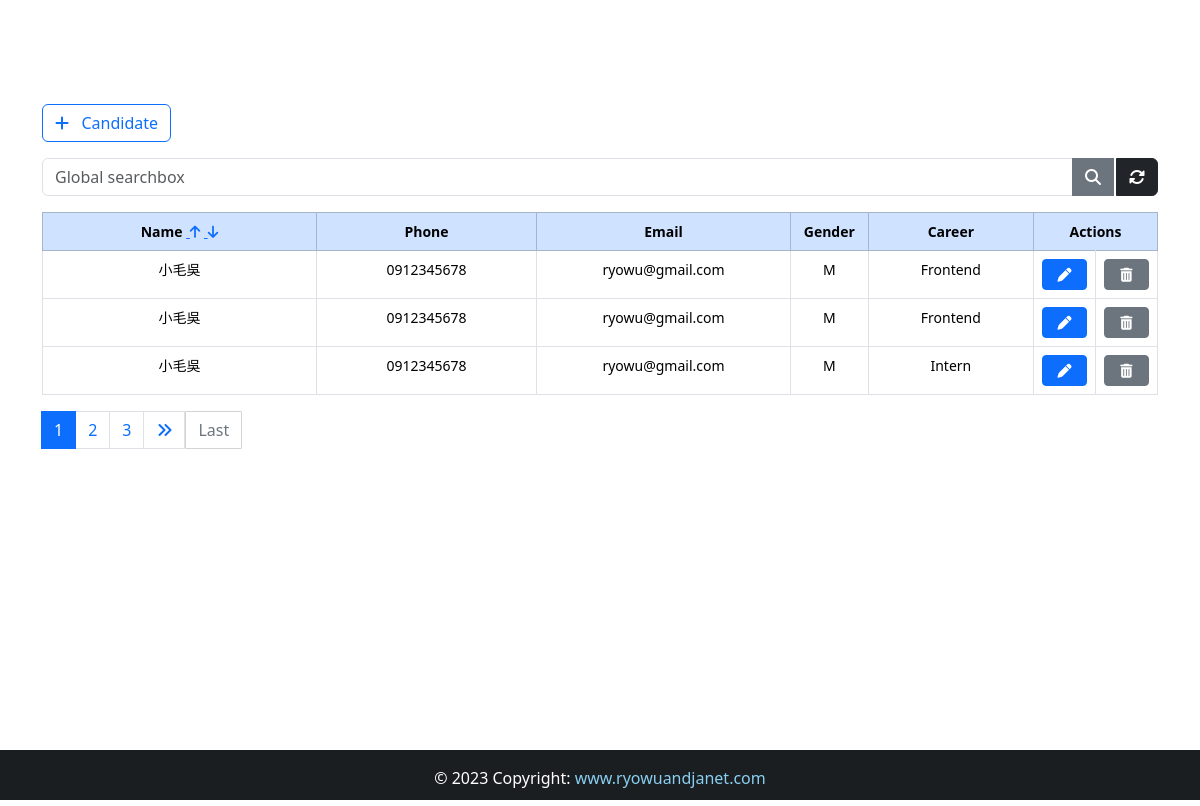
The app's page /?q=&sort_by=name_desc with its own data.
### App/models.py (models this page shows, shortened)
class Candidate(models.Model):
    name = models.CharField(max_length=100)
    phone = models.CharField(max_length=25)
    email = models.CharField(max_length=100)
    gender = models.CharField(max_length=1,null=True, choices=GENDER)
    career = models.CharField(max_length=50,null=True, choices=CAREER)

### App/views.py (the view)
# urls.py: path("", views.Read.as_view(), name="read"),
class Read(ListView):
    model = Candidate
    queryset = Candidate.objects.all()
    paginate_by = 3
    def get_queryset(self):
        q = self.request.GET.get('q')
        sort_by = self.request.GET.get('sort_by')  # Get the sort parameter from the URL
        if q:
            object_list = self.model.objects.filter(
                Q(name__icontains=q) | Q(phone__icontains=q) | Q(email__icontains=q) |
                Q(gender__icontains=q) | Q(career__icontains=q)
            )
        else:
            object_list = self.model.objects.all()
        if sort_by == 'name_asc':
            object_list = object_list.order_by('name')
        elif sort_by == 'name_desc':
            object_list = object_list.order_by('-name')
        return object_list

### App/templates/App/candidate_list.html (shortened to what this page needs)
{% extends 'App/base.html' %}
{% block content %}
    <div class="container">
        <a href="{% url 'create' %}" class="btn btn-outline-primary mb-3 mt-5">
            <i class="fas fa-plus"></i>&nbsp;&nbsp; Candidate
        </a>
        <form>
            <div class="input-group mb-3">
                <input type="text" name="q" class="form-control input-sm" placeholder="Global searchbox" value="{{ request.GET.q }}">
                <button class="btn btn-secondary" title="Search"><i class="fas fa-search"></i></button>
                <a href="{% url 'read' %}" class="btn btn-dark" style="margin-left: 2px;" title="Refresh"> <i class="fas fa-sync-alt"></i></a>
            </div>
        </form>
        <table class="table table-bordered" style="text-align: center; font-size: 14px;">
            <thead class="table-primary">
                <tr>
                    <th id="th1" style="width: 25%;">Name
                        <a href="?q={{ request.GET.q }}&sort_by=name_asc">&nbsp;<i class="fa-solid fa-arrow-up"></i></a>
                        <a href="?q={{ request.GET.q }}&sort_by=name_desc">&nbsp;<i class="fa-solid fa-arrow-down"></i></a>
                    </th>
                    <th style="width: 20%;">Phone</th>
                    <th style="width: 23%;">Email</th>
                    <th style="width: 7%;">Gender</th>
                    <th style="width: 15%;">Career</th>
                    <th colspan="2" style="width: 10%;">Actions</th>
                </tr>
            </thead>
            {% for candidate in object_list %}
            <tr>
                <td>{{ candidate.name }}</td>
                <td>{{ candidate.phone }}</td>
                <td>{{ candidate.email }}</td>
                <td>{{ candidate.gender }}</td>
                <td>{{ candidate.career }}</td>
                <td>
                    <a href="{% url 'update' pk=candidate.id %}" class="btn btn-primary btn-sm" style="width: 45px;">
                        <i class="fas fa-pen"></i>
                    </a>
                </td>
                <td>
                    <a href="{% url 'delete' pk=candidate.id %}" class="btn btn-secondary btn-sm" style="width: 45px;">
                        <i class="fas fa-trash-alt"></i>
                    </a>
                </td>
            </tr>
            {% endfor %}
        </table>
        <nav>
            {% if page_obj.has_other_pages %}
            <ul class="pagination">
                {% for i in page_obj.paginator.page_range %}
                {% if page_obj.number == i %}
                <li class="page-item active">
                    <span class="page-link">
                        {{ i }}
                    </span>
                </li>
                {% else %}
                <li class="page-item">
                    <a href="?page={{ i }}" class="page-link">{{ i }}</a>
                </li>
                {% endif %}
                {% endfor %}
                {% if page_obj.has_next %}
                <li class="page-item">
                    <a href="?page={{ page_obj.next_page_number }}" class="page-link">
                        <i class="fas fa-angle-double-right"></i>
                    </a>
                </li>
                <a href="?page={{ page_obj.paginator.num_pages }}" class="btn btn-outline-secondary mb-4" style="border-radius: 1px; border: 1px solid #d3d3d3;">Last</a>
                {% else %}
                <li class="page-item disabled"></li>
                {% endif %}
            </ul>
            {% endif %}
        </nav>
    </div>
{% endblock content %}

### App/static/css/style.css (style rules this page uses)
html, body { height: 100%; margin: 0; max-width: 100%; overflow: hidden; }

### records on screen
Candidate: name "小毛吳", phone "0912345678", email "ryowu@gmail.com", gender "M", career "Frontend"
Candidate: name "小毛吳", phone "0912345678", email "ryowu@gmail.com", gender "M", career "Frontend"
Candidate: name "小毛吳", phone "0912345678", email "ryowu@gmail.com", gender "M", career "Intern"

### other values on screen
{{ i }} "1"
{{ i }} "2" "3"
